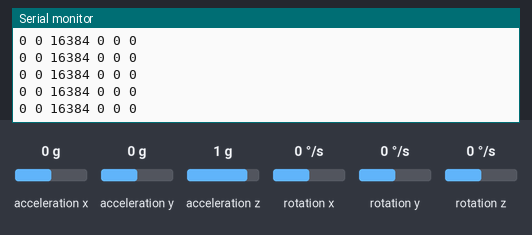
Simulated run of this sketch. Board: Arduino Uno, built with avr-gcc and run on an emulated ATmega328P. On the bench: the last lines printed to the serial monitor. Wiring (inferred from the names in the program): MPU-6050 motion sensor at I2C address 0x68. Inputs (shaded band) come from the test bench; at power-on: acceleration x 0 g, acceleration y 0 g, acceleration z 1 g, rotation x 0 °/s, rotation y 0 °/s, rotation z 0 °/s.

Above: at 1.3 s.
1.4 s: acceleration x set to -1.4 g
At 2.4 s:
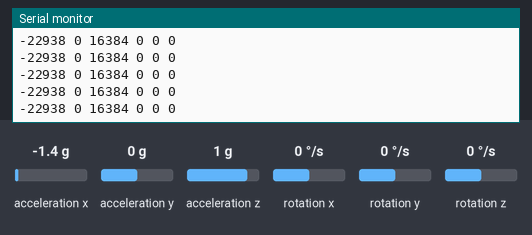
4.4 s: acceleration y set to -1.4 g
At 4.9 s:
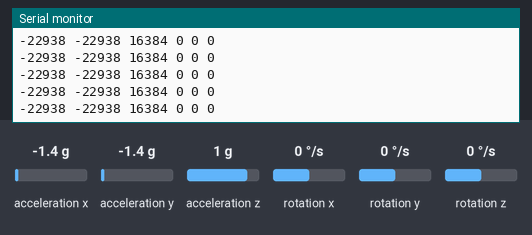
7.4 s: acceleration z set to -1.4 g
At 8.3 s:
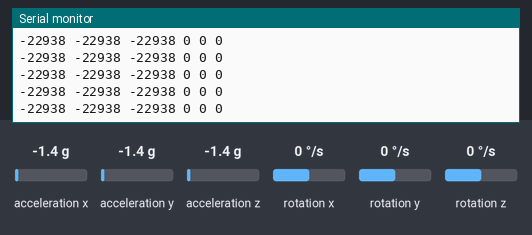
10.4 s: rotation x set to 12 °/s
At 11.1 s:
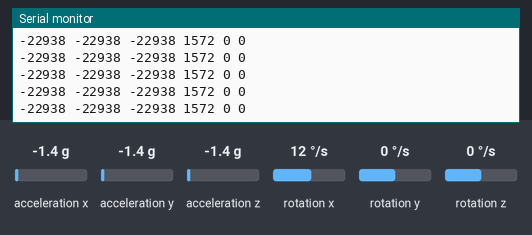
13.4 s: rotation y set to -192 °/s
At 13.9 s:
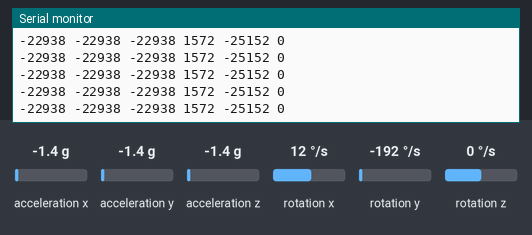
14.9 s: acceleration x set to 0.8 g
At 15.4 s:
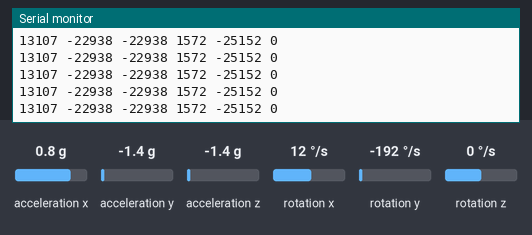
Timing chart, 0 to 17.9 s (numbered marks = the images above; inputs shaded):
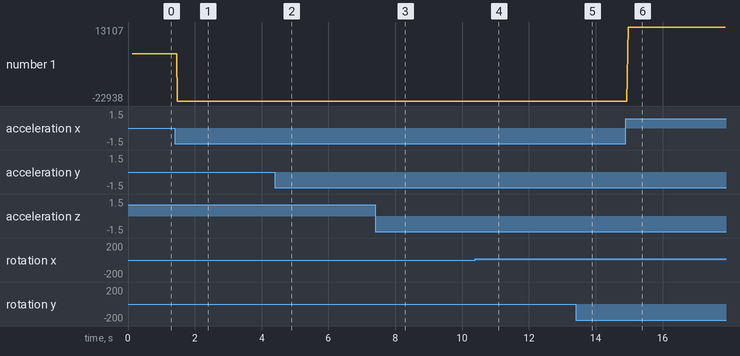

Measured:
- after the input at 1.4 s, the serial monitor: prints a new line after 0.07 s (image 1)
- after the input at 4.4 s, the serial monitor: prints a new line after 0.07 s (image 2)
- after the input at 7.4 s, the serial monitor: prints a new line after 0.07 s (image 3)
- after the input at 10.4 s, the serial monitor: prints a new line after 0.07 s (image 4)
- after the input at 13.4 s, the serial monitor: prints a new line after 0.07 s (image 5)
- after the input at 14.9 s, the serial monitor: prints a new line after 0.07 s (image 6)
- plotted number 1: 0 → -22938 after the input at 1.4 s, -22938 → 13107 after the input at 14.9 s

The sketch:

MPU-6050.ino
```cpp
#include<Wire.h>
const int MPU_addr=0x68;  // I2C address of the MPU-6050
int16_t AcX,AcY,AcZ,Tmp,GyX,GyY,GyZ;
void setup(){
  delay(100);
  Wire.begin();
  Wire.beginTransmission(MPU_addr);
  Wire.write(0x6B);  // PWR_MGMT_1 register
  Wire.write(0);     // set to zero (wakes up the MPU-6050)
  Wire.endTransmission(true);
  Serial.begin(9600);
  Serial.println("AcX,AcY,AcZ,GyX,GyY,GyZ");
}
void loop() {
  Wire.beginTransmission(MPU_addr);
  Wire.write(0x3B);
  Wire.endTransmission(false);
  Wire.requestFrom(MPU_addr,14,true);  // request a total of 14 registers
  AcX=Wire.read()<<8|Wire.read();  // 0x3B (ACCEL_XOUT_H) & 0x3C (ACCEL_XOUT_L)
  AcY=Wire.read()<<8|Wire.read();  // 0x3D (ACCEL_YOUT_H) & 0x3E (ACCEL_YOUT_L)
  AcZ=Wire.read()<<8|Wire.read();  // 0x3F (ACCEL_ZOUT_H) & 0x40 (ACCEL_ZOUT_L)
  Tmp=Wire.read()<<8|Wire.read();  // 0x41 (TEMP_OUT_H) & 0x42 (TEMP_OUT_L)
  GyX=Wire.read()<<8|Wire.read();  // 0x43 (GYRO_XOUT_H) & 0x44 (GYRO_XOUT_L)
  GyY=Wire.read()<<8|Wire.read();  // 0x45 (GYRO_YOUT_H) & 0x46 (GYRO_YOUT_L)
  GyZ=Wire.read()<<8|Wire.read();  // 0x47 (GYRO_ZOUT_H) & 0x48 (GYRO_ZOUT_L)
  int acx = AcX;
  int acy = AcY;
  int acz = AcZ;
  int gyx = GyX;
  int gyy = GyY;
  int gyz = GyZ;

  Serial.print(acx);
  Serial.print(" ");
  Serial.print(acy);
  Serial.print(" ");
  Serial.print(acz);
  Serial.print(" ");
  Serial.print(gyx);
  Serial.print(" ");
  Serial.print(gyy);
  Serial.print(" ");
  Serial.println(gyz);
}
```
